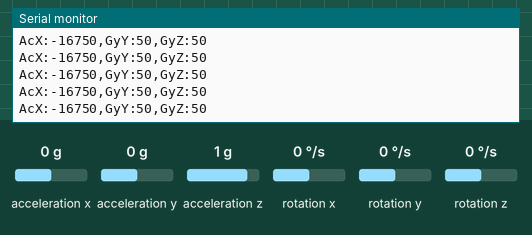
A sketch run on a simulated Arduino Uno, built with avr-gcc and run on an emulated ATmega328P. Shown: the last lines printed to the serial monitor. Wiring (inferred from the names in the program): MPU-6050 motion sensor at I2C address 0x68. The inputs (shaded band) are chosen by the test bench; at power-on: acceleration x 0 g, rotation y 0 °/s, rotation z 0 °/s, acceleration y 0 g, acceleration z 1 g, rotation x 0 °/s.

Above: at 1.2 s.
1.3 s: acceleration x set to -1.4 g
At 2.1 s:
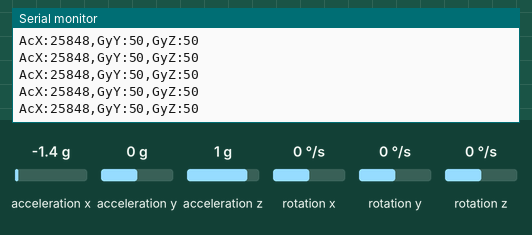
4.3 s: rotation y set to -192 °/s
At 5.0 s:
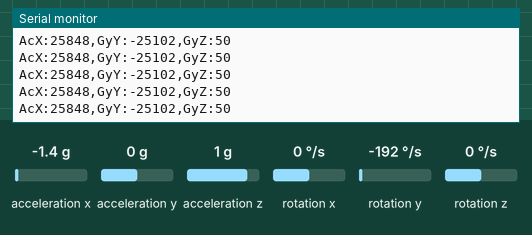
7.3 s: rotation z set to 12 °/s
At 8.2 s:
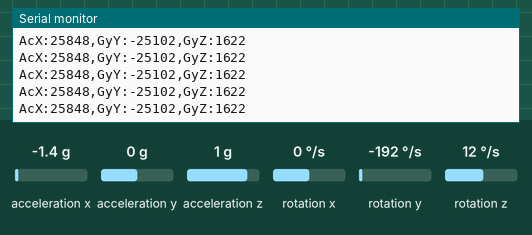
10.3 s: acceleration x set to -0.8 g
At 10.9 s:
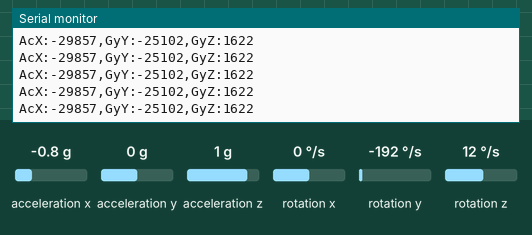
13.3 s: rotation z set to 100 °/s
At 14.3 s:
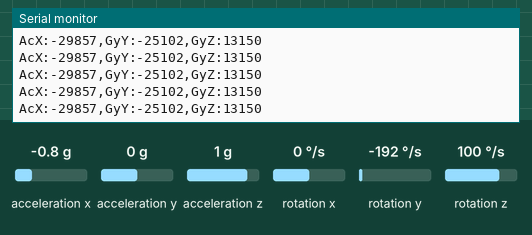
16.3 s: rotation z set to 0 °/s
At 17.2 s:
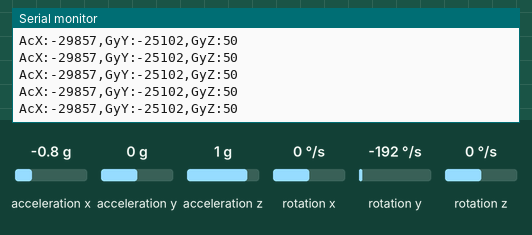
Timing chart, 0 to 19.3 s (numbered marks = the images above; inputs shaded):
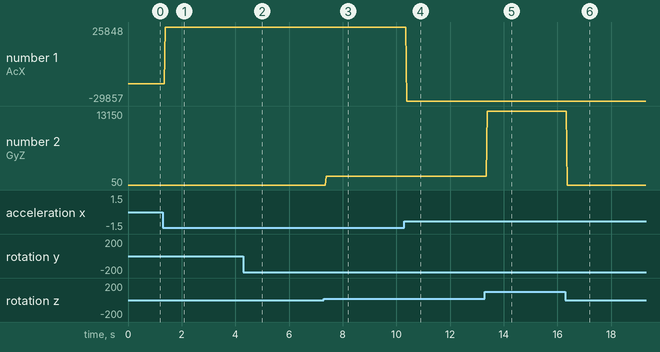

The sketch:

teste_acelerometro.ino
```cpp
// Codigo adaptado de: Usuário do Arduino JohnChi

#include <Wire.h>//Biblioteca para comunicação I2C

const int MPU_addr=0x68; //Endereço do sensor

int16_t AcX,AcY,AcZ,Tmp,GyX,GyY,GyZ; //Variaveis para pegar os valores medidos

void inicializaAcelerometro() {

  Wire.begin(); //Inicia a comunicação I2C
  Wire.beginTransmission(MPU_addr); //Começa a transmissao de dados para o sensor
  Wire.write(0x6B); // registrador PWR_MGMT_1
  Wire.write(0); // Manda 0 e "acorda" o MPU 6050
  Wire.endTransmission(true);

  Wire.beginTransmission(MPU_addr); //Começa a transmissao de dados para o sensor
  Wire.write(0x3B); // registrador dos dados medidos (ACCEL_XOUT_H)
  Wire.endTransmission(false);

}

void setup(){
  Serial.begin(9600); //Inicia a comunicaçao serial (para exibir os valores lidos)
}

void loop(){

  inicializaAcelerometro();

  Wire.requestFrom(MPU_addr,14,true); // faz um "pedido" para ler 14 registradores, que serão os registrados com os dados medidos
  AcX=Wire.read()<<8|Wire.read(); // 0x3B (ACCEL_XOUT_H) & 0x3C (ACCEL_XOUT_L)
  AcY=Wire.read()<<8|Wire.read(); // 0x3D (ACCEL_YOUT_H) & 0x3E (ACCEL_YOUT_L)
  AcZ=Wire.read()<<8|Wire.read(); // 0x3F (ACCEL_ZOUT_H) & 0x40 (ACCEL_ZOUT_L)
  Tmp=Wire.read()<<8|Wire.read(); // 0x41 (TEMP_OUT_H) & 0x42 (TEMP_OUT_L)
  GyX=Wire.read()<<8|Wire.read(); // 0x43 (GYRO_XOUT_H) & 0x44 (GYRO_XOUT_L)
  GyY=Wire.read()<<8|Wire.read(); // 0x45 (GYRO_YOUT_H) & 0x46 (GYRO_YOUT_L)
  GyZ=Wire.read()<<8|Wire.read(); // 0x47 (GYRO_ZOUT_H) & 0x48 (GYRO_ZOUT_L)

  //Agora escreve os valores no monitor serial
  Serial.print("AcX:"); Serial.print(AcX-16750);
  //Serial.print(","); Serial.print("AcY:"); Serial.print(AcY);
  //Serial.print(","); Serial.print("AcZ:"); Serial.println(AcZ);
  //Serial.print(","); Serial.print("Tmp:"); Serial.print(Tmp/340.00+36.53); //Equação da temperatura em Cº de acordo com o datasheet
  //Serial.print(","); Serial.print("GyX:"); Serial.print(GyX);
  Serial.print(","); Serial.print("GyY:"); Serial.print(GyY+50);
  Serial.print(","); Serial.print("GyZ:"); Serial.println(GyZ+50);
  delay(5);
}
```

Measured:
- after the input at 1.3 s, the serial monitor: prints a new line after 0.08 s (image 1)
- after the input at 4.3 s, the serial monitor: prints a new line after 0.07 s (image 2)
- after the input at 7.3 s, the serial monitor: prints a new line after 0.09 s (image 3)
- after the input at 10.3 s, the serial monitor: prints a new line after 0.09 s (image 4)
- after the input at 13.3 s, the serial monitor: prints a new line after 0.08 s (image 5)
- after the input at 16.3 s, the serial monitor: prints a new line after 0.07 s (image 6)
- plotted number 1: -16750 → 25848 after the input at 1.3 s, 25848 → -29857 after the input at 10.3 s
- plotted number 2: 50 → 1622 after the input at 7.3 s, 1622 → 13150 after the input at 13.3 s, 13150 → 50 after the input at 16.3 s
